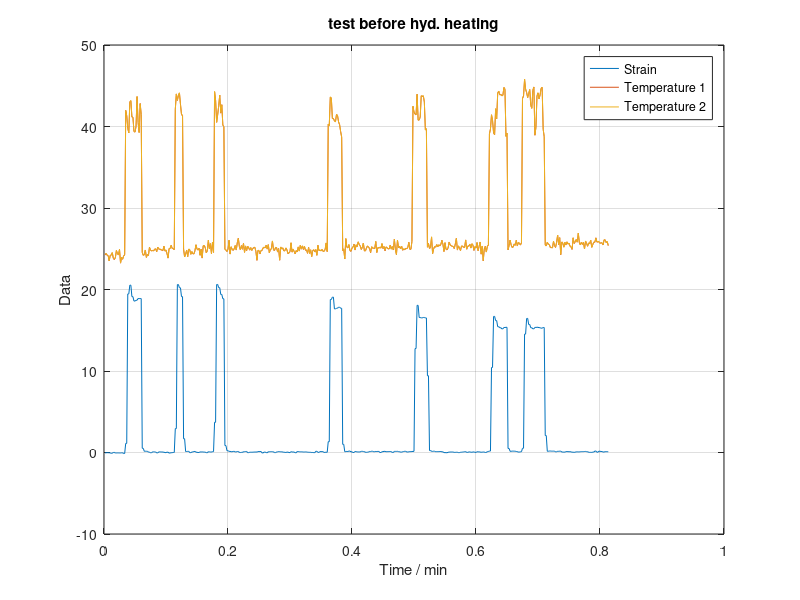

Here is the MATLAB script that generated this plot:
close all;
clear all;

load('test3.txt');
z=length(test3);
s=(test3(1:z,2));
T1=(test3(1:z,3));
T2=(test3(1:z,4));
t=(.1/60:.1/60:z/600)';
plot(t,s,t,T1,t,T2);
%xlim([40 90]);
%ylim([-1 90]);
xlabel('Time / min');
ylabel('Data');
title('test before hyd. heating');
legend('Strain','Temperature 1','Temperature 2','Location','Best');
grid on;